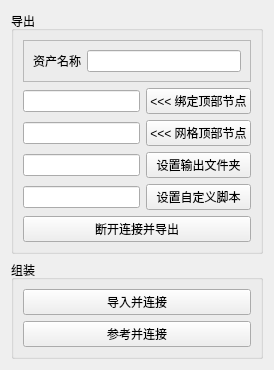
<?xml version="1.0" encoding="UTF-8"?>
<ui version="4.0">
 <class>gameTools</class>
 <widget class="QWidget" name="gameTools">
  <property name="geometry">
   <rect>
    <x>0</x>
    <y>0</y>
    <width>274</width>
    <height>335</height>
   </rect>
  </property>
  <property name="windowTitle">
   <string>SHIFTER 游戏工具</string>
  </property>
  <layout class="QGridLayout" name="gridLayout_4">
   <item row="0" column="0">
    <layout class="QVBoxLayout" name="verticalLayout">
     <item>
      <widget class="QGroupBox" name="gameTools_groupBox">
       <property name="title">
        <string>导出</string>
       </property>
       <layout class="QGridLayout" name="gridLayout_2">
        <item row="2" column="1">
         <widget class="QPushButton" name="meshNode_pushButton">
          <property name="text">
           <string>&lt;&lt;&lt; 网格顶部节点</string>
          </property>
         </widget>
        </item>
        <item row="3" column="0">
         <widget class="QLineEdit" name="path_lineEdit"/>
        </item>
        <item row="1" column="0">
         <widget class="QLineEdit" name="rigNode_lineEdit"/>
        </item>
        <item row="3" column="1">
         <widget class="QPushButton" name="path_pushButton">
          <property name="text">
           <string>设置输出文件夹</string>
          </property>
         </widget>
        </item>
        <item row="2" column="0">
         <widget class="QLineEdit" name="meshNode_lineEdit"/>
        </item>
        <item row="5" column="0" colspan="2">
         <widget class="QPushButton" name="disconnectExport_pushButton">
          <property name="text">
           <string>断开连接并导出</string>
          </property>
         </widget>
        </item>
        <item row="1" column="1">
         <widget class="QPushButton" name="rigNode_pushButton">
          <property name="text">
           <string>&lt;&lt;&lt; 绑定顶部节点</string>
          </property>
         </widget>
        </item>
        <item row="0" column="0" colspan="2">
         <widget class="QFrame" name="assetName_frame">
          <property name="frameShape">
           <enum>QFrame::StyledPanel</enum>
          </property>
          <property name="frameShadow">
           <enum>QFrame::Raised</enum>
          </property>
          <layout class="QGridLayout" name="gridLayout">
           <item row="0" column="2">
            <widget class="QLineEdit" name="assetName_lineEdit"/>
           </item>
           <item row="0" column="1">
            <widget class="QLabel" name="assetName_label">
             <property name="text">
              <string>资产名称</string>
             </property>
            </widget>
           </item>
          </layout>
         </widget>
        </item>
        <item row="4" column="0">
         <widget class="QLineEdit" name="script_lineEdit"/>
        </item>
        <item row="4" column="1">
         <widget class="QPushButton" name="script_pushButton">
          <property name="text">
           <string>设置自定义脚本</string>
          </property>
         </widget>
        </item>
       </layout>
      </widget>
     </item>
     <item>
      <widget class="QGroupBox" name="assembly_groupBox">
       <property name="title">
        <string>组装</string>
       </property>
       <layout class="QGridLayout" name="gridLayout_3">
        <item row="1" column="0">
         <widget class="QPushButton" name="referenceConnect_pushButton">
          <property name="text">
           <string>参考并连接</string>
          </property>
         </widget>
        </item>
        <item row="0" column="0">
         <widget class="QPushButton" name="importConnect_pushButton">
          <property name="text">
           <string>导入并连接</string>
          </property>
         </widget>
        </item>
        <item row="2" column="0">
         <spacer name="verticalSpacer">
          <property name="orientation">
           <enum>Qt::Vertical</enum>
          </property>
          <property name="sizeHint" stdset="0">
           <size>
            <width>20</width>
            <height>40</height>
           </size>
          </property>
         </spacer>
        </item>
       </layout>
      </widget>
     </item>
    </layout>
   </item>
  </layout>
 </widget>
 <resources/>
 <connections/>
</ui>
